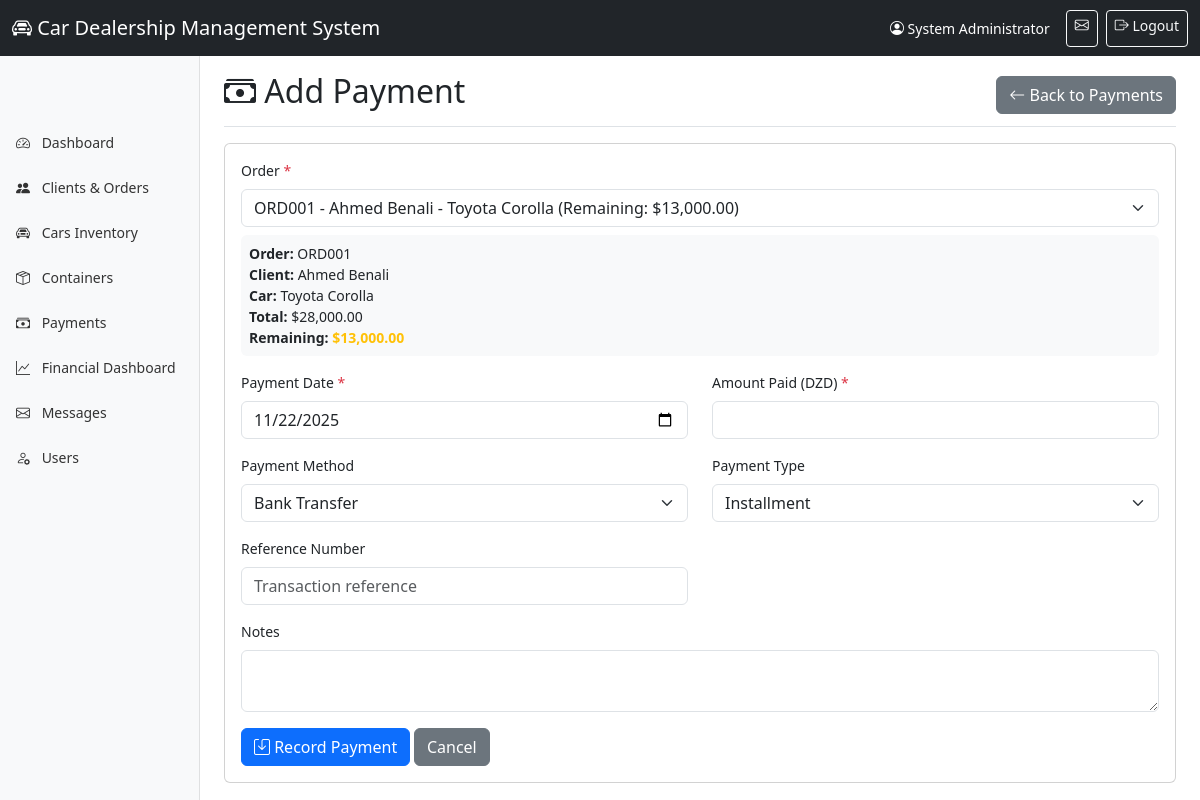
Screenshot of /Admin/add_payment.php?order_id=1 (signed in) with the database file from the repository.
### tables this page shows
CREATE TABLE `orders` (
  `id` INT(11) NOT NULL AUTO_INCREMENT,
  `order_id` VARCHAR(20) NOT NULL UNIQUE,
  `client_id` INT(11) NOT NULL,
  `car_id` INT(11) NOT NULL,
  `vin` VARCHAR(17) NULL,
  `container_id` INT(11) NULL,
  `order_date` DATE NOT NULL,
  `total_sale_price` DECIMAL(12,2) NOT NULL,
  `shipping_status` ENUM('Awaiting Container', 'Shipped on Container', 'Arrived in Algeria', 'Customs Cleared', 'Ready for Pickup', 'Delivered') DEFAULT 'Awaiting Container',
  `notes` TEXT,
  `created_at` TIMESTAMP DEFAULT CURRENT_TIMESTAMP,
  `updated_at` TIMESTAMP DEFAULT CURRENT_TIMESTAMP ON UPDATE CURRENT_TIMESTAMP,
  PRIMARY KEY (`id`),
  FOREIGN KEY (`client_id`) REFERENCES `clients`(`id`) ON DELETE RESTRICT,
  FOREIGN KEY (`car_id`) REFERENCES `cars`(`id`) ON DELETE RESTRICT,
  FOREIGN KEY (`container_id`) REFERENCES `containers`(`id`) ON DELETE SET NULL,
  INDEX `idx_order_id` (`order_id`),
  INDEX `idx_client_id` (`client_id`),
  INDEX `idx_car_id` (`car_id`),
  INDEX `idx_vin` (`vin`),
  INDEX `idx_shipping_status` (`shipping_status`)
);

CREATE TABLE `clients` (
  `id` INT(11) NOT NULL AUTO_INCREMENT,
  `client_id` VARCHAR(20) NOT NULL UNIQUE,
  `name` VARCHAR(100) NOT NULL,
  `phone` VARCHAR(20) NOT NULL,
  `email` VARCHAR(100),
  `passport_number` VARCHAR(50),
  `address` TEXT,
  `user_id` INT(11) NULL,
  `password` VARCHAR(255) NOT NULL,
  `created_at` TIMESTAMP DEFAULT CURRENT_TIMESTAMP,
  `updated_at` TIMESTAMP DEFAULT CURRENT_TIMESTAMP ON UPDATE CURRENT_TIMESTAMP,
  `is_active` TINYINT(1) DEFAULT 1,
  `mfa_enabled` TINYINT(1) DEFAULT 0,
  `mfa_secret` VARCHAR(32) NULL,
  PRIMARY KEY (`id`),
  FOREIGN KEY (`user_id`) REFERENCES `admin_users`(`id`) ON DELETE SET NULL,
  INDEX `idx_client_id` (`client_id`),
  INDEX `idx_email` (`email`),
  INDEX `idx_phone` (`phone`),
  INDEX `idx_passport` (`passport_number`)
);

CREATE TABLE `cars` (
  `id` INT(11) NOT NULL AUTO_INCREMENT,
  `brand` VARCHAR(50) NOT NULL,
  `model` VARCHAR(100) NOT NULL,
  `year` INT(4) NOT NULL,
  `trim` VARCHAR(100),
  `purchase_price_usd` DECIMAL(12,2) NOT NULL,
  `sale_price_usd` DECIMAL(12,2) NOT NULL,
  `status` ENUM('Available', 'In Production', 'In Transit', 'Customs Cleared', 'Delivered', 'Sold', 'Reserved') DEFAULT 'Available',
  `color` VARCHAR(50),
  `description` TEXT,
  `created_at` TIMESTAMP DEFAULT CURRENT_TIMESTAMP,
  `updated_at` TIMESTAMP DEFAULT CURRENT_TIMESTAMP ON UPDATE CURRENT_TIMESTAMP,
  PRIMARY KEY (`id`),
  UNIQUE KEY `unique_model` (`brand`, `model`, `year`, `trim`),
  INDEX `idx_brand` (`brand`),
  INDEX `idx_status` (`status`)
);

### functions.php (called while the page is built, shortened)
<?php
require_once 'config.php';
function formatCurrency($amount) {
    return '$' . number_format($amount, 2, '.', ',');
}
function calculateRemainingBalance($orderId) {
    global $pdo;
    $stmt = $pdo->prepare("SELECT total_sale_price FROM orders WHERE id = ?");
    $stmt->execute([$orderId]);
    $order = $stmt->fetch();
    $totalPrice = $order['total_sale_price'];
    $stmt = $pdo->prepare("SELECT COALESCE(SUM(amount_paid), 0) as total_paid FROM payments WHERE order_id = ?");
    $stmt->execute([$orderId]);
    $result = $stmt->fetch();
    $totalPaid = $result['total_paid'] ?? 0;
    return max(0, $totalPrice - $totalPaid);
}

### Admin/add_payment.php (the view, shortened to what this page needs)
<?php
require_once '../config.php';
require_once '../functions.php';
$order_id = (int)($_GET['order_id'] ?? 0);
if ($order_id) {
    $stmt = $pdo->prepare("
        SELECT o.*, c.name as client_name, car.brand, car.model
        FROM orders o
        JOIN clients c ON o.client_id = c.id
        JOIN cars car ON o.car_id = car.id
        WHERE o.id = ?
    ");
    $stmt->execute([$order_id]);
    $order = $stmt->fetch();
}
$stmt = $pdo->query("
    SELECT o.id, o.order_id, c.name as client_name, car.brand, car.model,
           o.total_sale_price,
           (SELECT COALESCE(SUM(amount_paid), 0) FROM payments WHERE order_id = o.id) as total_paid
    FROM orders o
    JOIN clients c ON o.client_id = c.id
    JOIN cars car ON o.car_id = car.id
    ORDER BY o.order_date DESC
");
$orders = $stmt->fetchAll();
?>
<!DOCTYPE html>
<html lang="en">
<head>
    <link href="https://cdn.jsdelivr.net/npm/bootstrap@5.3.0/dist/css/bootstrap.min.css" rel="stylesheet">
    <link rel="stylesheet" href="https://cdn.jsdelivr.net/npm/bootstrap-icons@1.11.0/font/bootstrap-icons.css">
    <link rel="stylesheet" href="style.css">
</head>
<body>
    <?php include 'includes/header.php'; ?>
    <div class="container-fluid">
        <div class="row">
            <?php include 'includes/sidebar.php'; ?>
            <main class="col-md-9 ms-sm-auto col-lg-10 px-md-4">
                <div class="d-flex justify-content-between flex-wrap flex-md-nowrap align-items-center pt-3 pb-2 mb-3 border-bottom">
                    <h1 class="h2"><i class="bi bi-cash-stack"></i> Add Payment</h1>
                    <a href="payments.php" class="btn btn-secondary">
                        <i class="bi bi-arrow-left"></i> Back to Payments
                    </a>
                </div>
                <div class="card">
                    <div class="card-body">
                        <form method="POST" action="">
                            <div class="row">
                                <div class="col-md-12 mb-3">
                                    <label for="order_id" class="form-label">Order <span class="text-danger">*</span></label>
                                    <select class="form-select" id="order_id" name="order_id" required>
                                        <?php foreach ($orders as $ord): ?>
                                            <?php
                                            $remaining = $ord['total_sale_price'] - $ord['total_paid'];
                                            ?>
                                            <option value="<?php echo $ord['id']; ?>"
                                                    data-total="<?php echo $ord['total_sale_price']; ?>"
                                                    data-paid="<?php echo $ord['total_paid']; ?>"
                                                    data-remaining="<?php echo $remaining; ?>"
                                                    <?php echo $order_id == $ord['id'] ? 'selected' : ''; ?>>
                                                <?php echo htmlspecialchars($ord['order_id'] . ' - ' . $ord['client_name'] . ' - ' . $ord['brand'] . ' ' . $ord['model'] . ' (Remaining: ' . formatCurrency($remaining) . ')'); ?>
                                            </option>
                                        <?php endforeach; ?>
                                    </select>
                                    <?php if ($order): ?>
                                        <div class="mt-2 p-2 bg-light rounded">
                                            <strong>Order:</strong> <?php echo htmlspecialchars($order['order_id']); ?><br>
                                            <strong>Client:</strong> <?php echo htmlspecialchars($order['client_name']); ?><br>
                                            <strong>Car:</strong> <?php echo htmlspecialchars($order['brand'] . ' ' . $order['model']); ?><br>
                                            <strong>Total:</strong> <?php echo formatCurrency($order['total_sale_price']); ?><br>
                                            <strong>Remaining:</strong>
                                            <span class="text-warning fw-bold">
                                                <?php echo formatCurrency(calculateRemainingBalance($order_id)); ?>
                                            </span>
                                        </div>
                                    <?php endif; ?>
                                </div>
                            </div>
                            <div class="row">
                                <div class="col-md-6 mb-3">
                                    <label for="payment_date" class="form-label">Payment Date <span class="text-danger">*</span></label>
                                    <input type="date" class="form-control" id="payment_date" name="payment_date" value="<?php echo date('Y-m-d'); ?>" required>
                                </div>
                                <div class="col-md-6 mb-3">
                                    <label for="amount_paid" class="form-label">Amount Paid (DZD) <span class="text-danger">*</span></label>
                                    <input type="number" class="form-control" id="amount_paid" name="amount_paid" step="0.01" min="0" required>
                                </div>
                            </div>
                            <div class="row">
                                <div class="col-md-6 mb-3">
                                    <label for="payment_method" class="form-label">Payment Method</label>
                                    <select class="form-select" id="payment_method" name="payment_method">
                                        <option value="Bank Transfer">Bank Transfer</option>
                                    </select>
                                </div>
                                <div class="col-md-6 mb-3">
                                    <label for="payment_type" class="form-label">Payment Type</label>
                                    <select class="form-select" id="payment_type" name="payment_type">
                                        <option value="Installment" selected>Installment</option>
                                    </select>
                                </div>
                            </div>
                            <div class="row">
                                <div class="col-md-6 mb-3">
                                    <label for="reference_number" class="form-label">Reference Number</label>
                                    <input type="text" class="form-control" id="reference_number" name="reference_number" placeholder="Transaction reference">
                                </div>
                            </div>
                            <div class="mb-3">
                                <label for="notes" class="form-label">Notes</label>
                                <textarea class="form-control" id="notes" name="notes" rows="2"></textarea>
                            </div>
                            <button type="submit" class="btn btn-primary">
                                <i class="bi bi-save"></i> Record Payment
                            </button>
                            <a href="payments.php" class="btn btn-secondary">Cancel</a>
                        </form>
                    </div>
                </div>
            </main>
        </div>
    </div>
</body>
</html>

### Admin/style.css (style rules this page uses)
body { font-size: 0.875rem; padding-top: 56px; }
main { margin-top: 20px; }

### rows the page displays
orders: order "ORD001", client.name "Ahmed Benali", car.model "Toyota Corolla", total_sale_price "$28,000.00"

### other values shown
APP_NAME "Car Dealership Management System"
$_SESSION['full_name'] "System Administrator"
formatCurrency(calculateRemainingBalance($order_id)) "$13,000.00"
form field order_id "ORD001 - Ahmed Benali - Toyota Corolla (Remaining: $13,000.00)"
